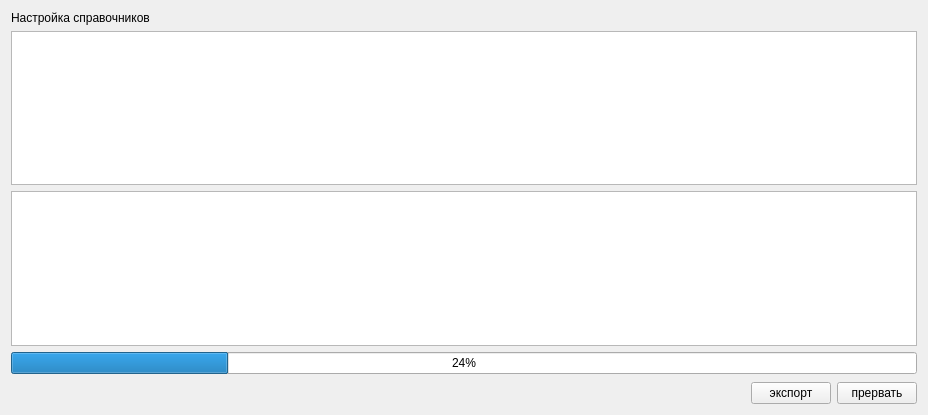
<?xml version="1.0" encoding="UTF-8"?>
<ui version="4.0">
 <class>ExportPage1</class>
 <widget class="QWidget" name="ExportPage1">
  <property name="geometry">
   <rect>
    <x>0</x>
    <y>0</y>
    <width>928</width>
    <height>415</height>
   </rect>
  </property>
  <property name="windowTitle">
   <string>Form</string>
  </property>
  <layout class="QGridLayout" name="gridLayout">
   <item row="0" column="0">
    <widget class="QLabel" name="lblRefBooks">
     <property name="text">
      <string>Настройка справочников</string>
     </property>
    </widget>
   </item>
   <item row="4" column="0">
    <widget class="CProgressBar" name="progressBar">
     <property name="value">
      <number>24</number>
     </property>
    </widget>
   </item>
   <item row="6" column="0">
    <layout class="QHBoxLayout" name="horizontalLayout_2">
     <item>
      <spacer>
       <property name="orientation">
        <enum>Qt::Horizontal</enum>
       </property>
       <property name="sizeHint" stdset="0">
        <size>
         <width>40</width>
         <height>20</height>
        </size>
       </property>
      </spacer>
     </item>
     <item>
      <widget class="QPushButton" name="btnExport">
       <property name="text">
        <string>экспорт</string>
       </property>
      </widget>
     </item>
     <item>
      <widget class="QPushButton" name="btnCancel">
       <property name="text">
        <string>прервать</string>
       </property>
      </widget>
     </item>
    </layout>
   </item>
   <item row="3" column="0">
    <widget class="QTextBrowser" name="logBrowser"/>
   </item>
   <item row="5" column="0">
    <spacer>
     <property name="orientation">
      <enum>Qt::Vertical</enum>
     </property>
     <property name="sizeHint" stdset="0">
      <size>
       <width>20</width>
       <height>40</height>
      </size>
     </property>
    </spacer>
   </item>
   <item row="2" column="0">
    <widget class="CRefBooksTableView" name="tblRefBooks"/>
   </item>
  </layout>
 </widget>
 <customwidgets>
  <customwidget>
   <class>CProgressBar</class>
   <extends>QProgressBar</extends>
   <header>library/ProgressBar.h</header>
  </customwidget>
  <customwidget>
   <class>CRefBooksTableView</class>
   <extends>QTableView</extends>
   <header>Exchange/Utils.h</header>
  </customwidget>
 </customwidgets>
 <resources/>
 <connections/>
</ui>
